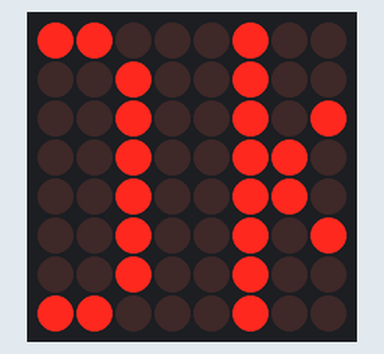
The sketch below on a simulated Arduino Uno, built with avr-gcc and run on an emulated ATmega328P. Parts: 8×8 LED matrix. Wiring (inferred from the names in the program): LED matrix (orientation assumed): rows pin 9, pin 4, pin 14, pin 6, pin 13, pin 15, pin 12, pin 17; columns pin 5, pin 11, pin 10, pin 8, pin 16, pin 7, pin 3, pin 2.

Above: at 0.44 s.
At 1.08 s:
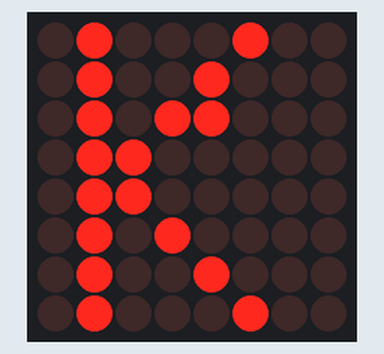
At 1.7 s:
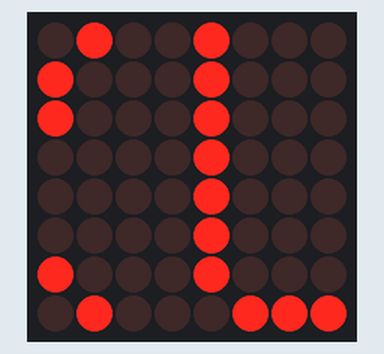
At 3.12 s:
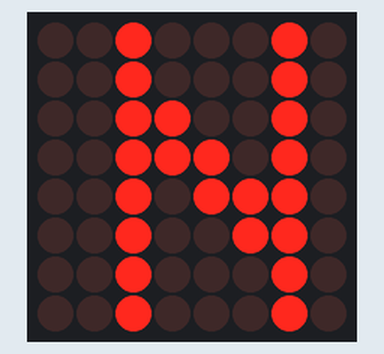
At 5.9 s:
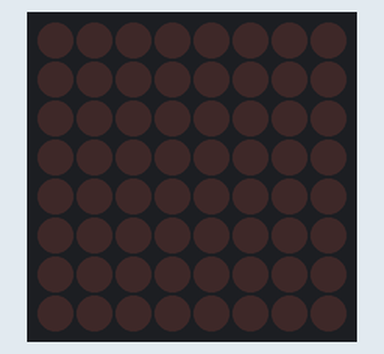
At 9.08 s:
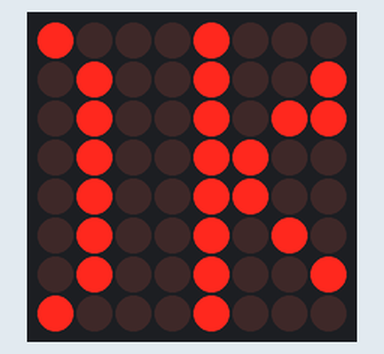

The sketch:

_8_8LED.ino
```cpp
#define DUTY 10     // DUTY   l   P ` Q O       l B l           k d c         _  
#define S_DELAY 80  // S_DELAY   l                       X N   [     
#define DOTS 54

boolean matrix[8][DOTS+1]={
//      o               k                u               N             0            .
{0, 0,1,1,1,0, 0,0 ,1,0,0,0,1,  0,0, 1,0,0,0,1 ,0,0, 1,0,0,0,1, 0,0, 0,1,1,1,0, 0,0, 0,0 },
{0, 1,0,0,0,1, 0,0 ,1,0,0,1,0,  0,0, 1,0,0,0,1, 0,0, 1,0,0,0,1, 0,0, 1,0,0,0,1, 0,0, 0,0 },
{0, 1,0,0,0,1, 0,0 ,1,0,1,1,0,  0,0, 1,0,0,0,1, 0,0, 1,1,0,0,1, 0,0, 1,0,0,0,1, 0,0, 0,0 },
{0, 1,0,0,0,1, 0,0 ,1,1,0,0,0,  0,0, 1,0,0,0,1, 0,0, 1,1,1,0,1, 0,0, 1,0,0,0,1, 0,0, 0,0 },
{0, 1,0,0,0,1, 0,0 ,1,1,0,0,0,  0,0, 1,0,0,0,1, 0,0, 1,0,1,1,1, 0,0, 1,0,0,0,1, 0,0, 0,0 },
{0, 1,0,0,0,1, 0,0 ,1,0,1,0,0,  0,0, 1,0,0,0,1, 0,0, 1,0,0,1,1, 0,0, 1,0,0,0,1, 0,0, 1,1 },
{0, 1,0,0,0,1, 0,0 ,1,0,0,1,0,  0,0, 1,0,0,0,1, 0,0, 1,0,0,0,1, 0,0, 1,0,0,0,1, 0,0, 1,1 },
{0, 0,1,1,1,0, 0,0 ,1,0,0,0,1,  0,0, 0,1,1,1,0, 0,0, 1,0,0,0,1, 0,0, 0,1,1,1,0, 0,0, 0,0 },
};

//     
void setup(){
  for(int i=2;i<=17;i++){
    pinMode(i,OUTPUT);
    digitalWrite(i,LOW);
  }
}

// k d c } g   N X     s     z u     @14=A0,15=A1,16=A2,17=A3
byte col[8]={ 5,11,10, 8,16, 7, 3, 2};
byte row[8]={ 9, 4,14, 6,13,15,12,17};

void loop(){
  int count=S_DELAY;
  while(count>0){
   for(int r=0;r<=7;r++){
    digitalWrite(row[r],HIGH);  //row  s FHIGH   _  
    for(int c=0;c<=7;c++){
      digitalWrite(col[c],!matrix[r][c+1]);   //col    FLOW   _  
      delayMicroseconds(DUTY);// _     
      digitalWrite(col[c],HIGH);// I t     
      delayMicroseconds(21-DUTY);
     }
      digitalWrite(row[r],LOW);// I t     
    }
    count--;
  }

  // J X P [ f B   O
  for(int k=0;k<=7;k++){
    for(int l=0;l<=DOTS;l++){
      if(l==DOTS){
        matrix[k][DOTS]=matrix[k][0];
      }else{
        matrix[k][l]=matrix[k][l+1];
      }
    }
  }
}
```

Measured:
- by itself, everything shown: repeats every 8.5 s, in 45 steps
- what the display in image 4 shows lasts 1.5 s, from 5.9 s to 7.4 s
